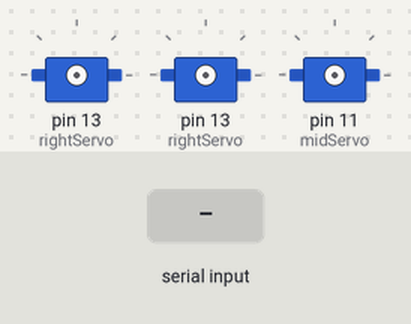
Simulated run of this sketch. Board: Arduino Uno, built with avr-gcc and run on an emulated ATmega328P. Shown: 3 × servo. The inputs (shaded band) are chosen by the test bench. What the sketch prints to the serial monitor is not drawn.

Above: at 1.2 s.
1.3 s: "w" received over Serial
2.8 s: "s" received over Serial
At 3.4 s:
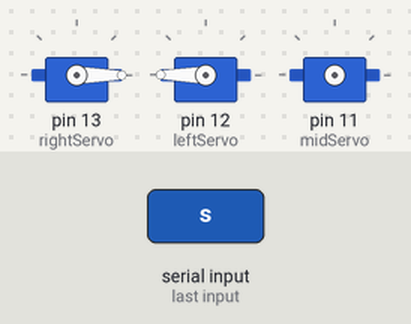
4.3 s: "l" received over Serial
5.8 s: "k" received over Serial
At 6.9 s:
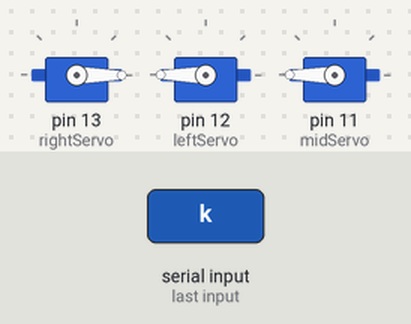
7.3 s: "w" received over Serial
At 8.0 s:
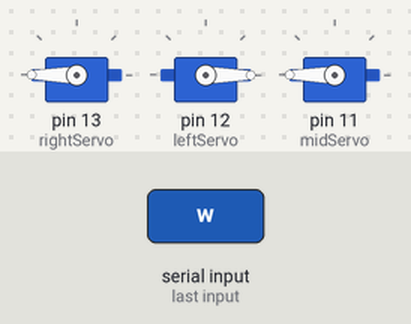
8.8 s: "d" received over Serial
At 9.1 s:
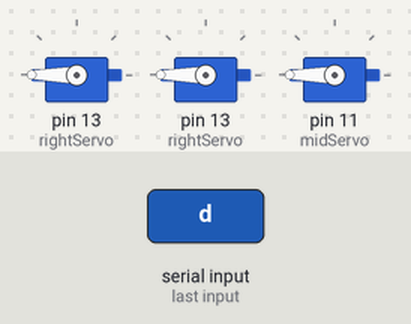
Timing chart, 0 to 11.3 s (numbered marks = the images above; inputs shaded):
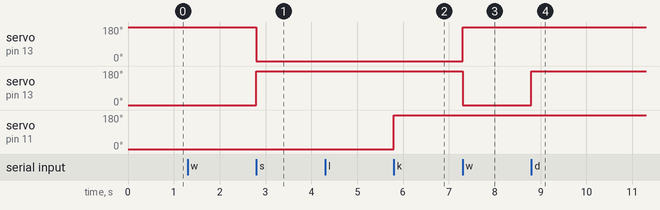

The sketch:

serial.ino
```cpp
#include "Servo.h"
//declare re-usable input variable
char input;
const int delay_period = 250;

//declare servos
Servo rightServo;
Servo leftServo;
Servo midServo;

void setup() {
  //initalize serial port and print welcome message
  Serial.begin(115200);
  delay(50);
  Serial.println("BOE is Ready");
}

void loop() {
  // runs if serial available
  if(Serial.available()){
    //gather input
    input = Serial.read();

    //moves robot forward
    if (input == 'w'){
      rightServo.attach(13);
      leftServo.attach(12);
      rightServo.write(180);
      leftServo.write(0);
      delay(delay_period);
      rightServo.detach();
      leftServo.detach();
    }

    //moves robot backwards
    if (input == 's'){
      rightServo.attach(13);
      leftServo.attach(12);
      rightServo.write(0);
      leftServo.write(180);
      delay(delay_period);
      rightServo.detach();
      leftServo.detach();
    }

    // pivots robot to the right
    if (input == 'd'){
      leftServo.attach(13);
      leftServo.write(180);
      delay(delay_period);
      leftServo.detach();
    }

    // pivots robot to the left
    if (input == 'a'){
      rightServo.attach(12);
      rightServo.write(0);
      delay(delay_period);
      rightServo.detach();
    }

    //pivots middle servo to the right
    if (input == 'l'){
      midServo.attach(11);
      midServo.write(0);
      delay(delay_period);
      midServo.detach();
    }
    //pivots middle servo to the left
    if (input == 'k'){
      midServo.attach(11);
      midServo.write(180);
      delay(delay_period);
      midServo.detach();
    }
  }
}
```

Measured:
- after the input at 2.8 s, servo on pin 13 (rightServo): 180° → 0° at once; servo on pin 13 (rightServo): 0° → 180° at once
- after the input at 5.8 s, servo on pin 11 (midServo): 0° → 180° at once
- after the input at 7.3 s, servo on pin 13 (rightServo): 0° → 180° at once; servo on pin 13 (rightServo): 180° → 0° at once
- after the input at 8.8 s, servo on pin 13 (rightServo): 0° → 180° at once
